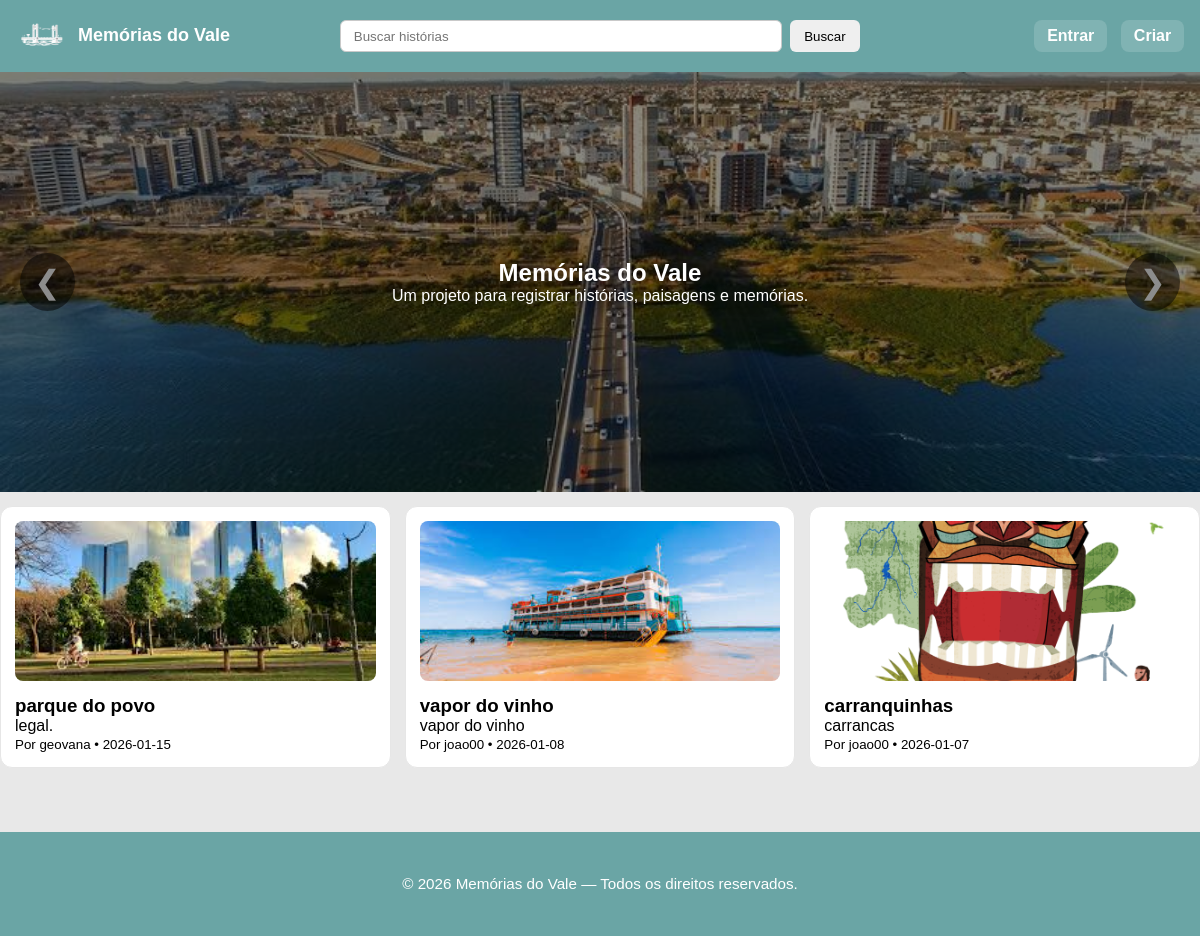
The page / on the database its author committed.
### tables this page shows
CREATE TABLE `historias` (
  `id` int(11) NOT NULL,
  `usuario_id` int(10) UNSIGNED NOT NULL,
  `titulo` varchar(150) NOT NULL,
  `descricao` varchar(200) NOT NULL,
  `data_memoria` date NOT NULL,
  `imagem` varchar(255) NOT NULL,
  `criado_em` timestamp NOT NULL DEFAULT current_timestamp()
);

CREATE TABLE `usuarios` (
  `id` int(10) UNSIGNED NOT NULL,
  `nome` varchar(100) NOT NULL,
  `email` varchar(100) NOT NULL,
  `data_nascimento` date NOT NULL,
  `senha` varchar(255) NOT NULL
);

### index.php (the view, shortened to what this page needs)
<!DOCTYPE html>
<html lang="pt-br">
<head>
    <link rel="stylesheet" href="/SITELENDAS/assets/css/style.css?v=1">
</head>
<body>
    <header class="header">
        <div class="header-logo">
            <a href="/sitelendas/index.php">
                <img class="logo" src="/sitelendas/assets/images/logoponte.png" alt="logo site">
                <h1>Memórias do Vale</h1>
            </a>
        </div>
        <div class="header-search">
            <form method="GET" action="/sitelendas/index.php">
                <input
                    type="text"
                    name="busca"
                    placeholder="Buscar histórias"
                    value="<?= htmlspecialchars($_GET['busca'] ?? '') ?>">
                <button type="submit">Buscar</button>
            </form>
        </div>
        <div class="header-right">
            <?php if (isset($_SESSION['id'])): ?>
                <a class="btn-story" href="/SITELENDAS/principal.php">Área do usuário</a>
                <span class="header-user">Olá, <?= htmlspecialchars($_SESSION['nome']) ?></span>
                <div class="header-menu">
                    <button id="menuToggle" class="menu-toggle" aria-label="Abrir menu">☰</button>
                </div>
            <?php else: ?>
                <a class="btn-story" href="/SITELENDAS/auth/login.php">Entrar</a>
                <a class="btn-story" href="/SITELENDAS/auth/register.php">Criar</a>
            <?php endif; ?>
        </div>
    </header>
    <main>
        <section class="apresentacao">
            <div class="carousel">
                <img src="/SITELENDAS/assets/images/slide1.jpg">
                <button type="button" class="carousel-btn prev">❮</button>
                <button type="button" class="carousel-btn next">❯</button>
            </div>
            <div class="apresentacao-conteudo">
                <h1>Memórias do Vale</h1>
                <p>Um projeto para registrar histórias, paisagens e memórias.</p>
            </div>
        </section>
        <section class="stories-grid" id="resultados">
            <?php
            include("config/config.php");
            $busca = trim($_GET['busca'] ?? '');
            if ($busca !== '') {
                $stmt = mysqli_prepare($conexao, "
                SELECT h.id, h.titulo, h.descricao, h.data_memoria, h.imagem, u.nome AS autor
                FROM historias h
                JOIN usuarios u ON u.id = h.usuario_id
                WHERE h.titulo LIKE ? OR h.descricao LIKE ?
                ORDER BY h.id DESC
            ");
                $like = "%{$busca}%";
                mysqli_stmt_bind_param($stmt, "ss", $like, $like);
                mysqli_stmt_execute($stmt);
                $result = mysqli_stmt_get_result($stmt);
            } else {
                $sql = "
                SELECT h.id, h.titulo, h.descricao, h.data_memoria, h.imagem, u.nome AS autor
                FROM historias h
                JOIN usuarios u ON u.id = h.usuario_id
                ORDER BY h.id DESC
            ";
                $result = mysqli_query($conexao, $sql);
            }
            if ($result && mysqli_num_rows($result) > 0) {
                while ($row = mysqli_fetch_assoc($result)) {
                    $titulo = htmlspecialchars($row['titulo']);
                    $descricao = htmlspecialchars($row['descricao']);
                    $autor = htmlspecialchars($row['autor']);
                    $data = htmlspecialchars($row['data_memoria']);
                    $img = "/SITELENDAS/" . ltrim($row['imagem'], "/");
            ?>
                    <article class="story-card"
                        data-titulo="<?= $titulo ?>"
                        data-descricao="<?= $descricao ?>"
                        data-autor="<?= $autor ?>"
                        data-data="<?= $data ?>"
                        data-img="<?= $img ?>">
                        <img class="story-img" src="<?= $img ?>" alt="Imagem da história">
                        <h3><?= $titulo ?></h3>
                        <p><?= $descricao ?></p>
                        <small>Por <?= $autor ?> • <?= $data ?></small>
                    </article>
            <?php
                }
            } else {
                if ($busca !== '') {
                    echo "<p>Nenhum resultado para: <strong>" . htmlspecialchars($busca) . "</strong></p>";
                } else {
                    echo "<p>Nenhuma história publicada ainda.</p>";
                }
            }
            ?>
        </section>
    </main>
    <footer class="rodape">
        <div class="rodape-conteudo">
            <div class="rodape-col">
                <p>© <?= date('Y') ?> Memórias do Vale — Todos os direitos reservados.</p>
            </div>
        </div>
    </footer>
</body>
</html>

### assets/css/style.css (style rules this page uses)
* { margin: 0; padding: 0; box-sizing: border-box; }
body { font-family: Arial, sans-serif; background-color: #e8e8e8; }
.header { display: flex; align-items: center; justify-content: space-between; gap: 16px; background-color: #6aa5a5; padding: 10px 16px; position: relative; }
.header-logo { display: flex; align-items: center; gap: 10px; min-width: 260px; }
.header-logo a { display: flex; align-items: center; gap: 10px; text-decoration: none; }
.logo { width: 52px; height: auto; display: block; }
.header-logo h1 { font-size: 18px; line-height: 1.1; color: #fff; font-weight: 800; margin: 0; }
.header-search { flex: 1; display: flex; justify-content: center; }
.header-search form { display: flex; gap: 8px; width: min(520px, 100%); }
.header-search input { flex: 1; padding: 0.45rem 0.8rem; border: 1px solid #c9c9c9; border-radius: 6px; outline: none; }
.header-search button { padding: 0.45rem 0.9rem; cursor: pointer; border: 0; border-radius: 6px; }
.header-right { display: flex; align-items: center; gap: 14px; min-width: 260px; justify-content: flex-end; }
.btn-story { background: rgba(255, 255, 255, 0.15); color: white; text-decoration: none; padding: 0.45rem 0.8rem; border-radius: 8px; font-weight: 600; white-space: nowrap; }
.stories-grid { display: grid; grid-template-columns: repeat(auto-fit, minmax(240px, 1fr)); gap: 14px; margin-top: 14px; }
.story-card { background: #ffffff; border-radius: 12px; padding: 14px; border: 1px solid #e6e6e6; transition: transform 0.25s ease, box-shadow 0.25s ease; }
.story-img { width: 100%; height: 160px; object-fit: cover; border-radius: 8px; margin-bottom: 10px; }
.apresentacao { height: 420px; max-height: 60vh; min-height: 300px; position: relative; overflow: hidden; display: flex; align-items: center; justify-content: center; text-align: center; color: #fff; }
.carousel { position: absolute; inset: 0; z-index: 0; }
.carousel img { width: 100%; height: 100%; object-fit: cover; object-position: center; position: absolute; top: 0; left: 0; opacity: 0; transition: opacity 1.2s ease; }
.carousel img.active { opacity: 1; }
.apresentacao-conteudo { position: relative; z-index: 2; text-shadow: 0 4px 12px rgba(0, 0, 0, 0.6); }
.carousel-btn { position: absolute; top: 50%; transform: translateY(-50%); background: rgba(0, 0, 0, 0.5); border: none; color: #fff; font-size: 32px; padding: 10px 14px; cursor: pointer; border-radius: 50%; z-index: 3; }
.carousel-btn.prev { left: 20px; }
.carousel-btn.next { right: 20px; }
.rodape { background-color: #6aa5a5; color: #fff; margin-top: 4rem; padding-top: 2rem; }
.rodape-conteudo { display: flex; gap: 2rem; padding: 0 8% 2rem 8%; flex-wrap: wrap; text-align: center; }
.rodape-col { flex: 1; min-width: 220px; }
.rodape-col p { margin: 0.5rem 0; font-size: 0.95rem; line-height: 1.6; }

### rows shown on the page
historias: imagem (picture), titulo "parque do povo", descricao "legal.", usuario.nome "geovana", data_memoria "2026-01-15"
historias: imagem (picture), titulo "vapor do vinho", descricao "vapor do vinho", usuario.nome "joao00", data_memoria "2026-01-08"
historias: imagem (picture), titulo "carranquinhas", descricao "carrancas", usuario.nome "joao00", data_memoria "2026-01-07"
